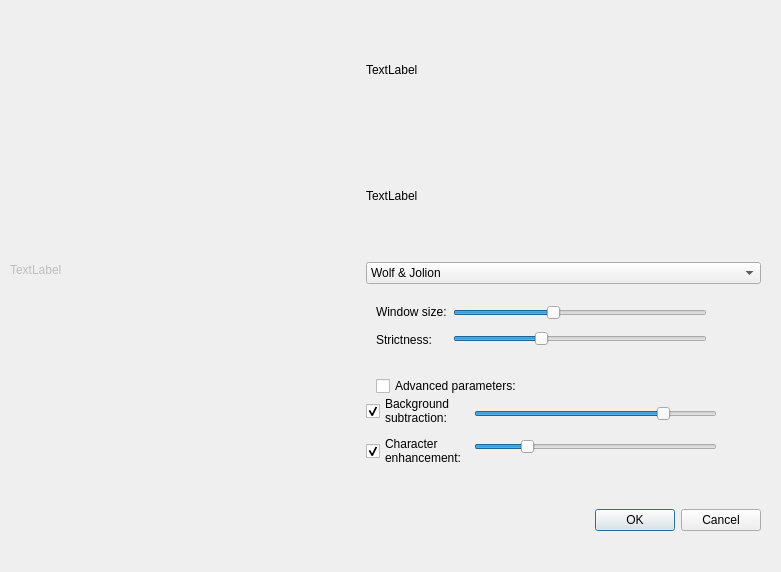
<?xml version="1.0" encoding="UTF-8"?>
<ui version="4.0">
 <class>BinarizationDialog</class>
 <widget class="QDialog" name="BinarizationDialog">
  <property name="geometry">
   <rect>
    <x>0</x>
    <y>0</y>
    <width>781</width>
    <height>572</height>
   </rect>
  </property>
  <property name="windowTitle">
   <string>Binarization</string>
  </property>
  <widget class="QWidget" name="layoutWidget">
   <property name="geometry">
    <rect>
     <x>10</x>
     <y>10</y>
     <width>751</width>
     <height>521</height>
    </rect>
   </property>
   <layout class="QHBoxLayout" name="horizontalLayout_4">
    <item>
     <widget class="QLabel" name="originalLabel">
      <property name="enabled">
       <bool>false</bool>
      </property>
      <property name="minimumSize">
       <size>
        <width>350</width>
        <height>300</height>
       </size>
      </property>
      <property name="maximumSize">
       <size>
        <width>350</width>
        <height>450</height>
       </size>
      </property>
      <property name="cursor">
       <cursorShape>CrossCursor</cursorShape>
      </property>
      <property name="text">
       <string>TextLabel</string>
      </property>
     </widget>
    </item>
    <item>
     <layout class="QVBoxLayout" name="verticalLayout_7">
      <item>
       <widget class="QLabel" name="originalLabelPart">
        <property name="minimumSize">
         <size>
          <width>350</width>
          <height>120</height>
         </size>
        </property>
        <property name="maximumSize">
         <size>
          <width>350</width>
          <height>120</height>
         </size>
        </property>
        <property name="text">
         <string>TextLabel</string>
        </property>
       </widget>
      </item>
      <item>
       <widget class="QLabel" name="binarizedLabel">
        <property name="minimumSize">
         <size>
          <width>350</width>
          <height>120</height>
         </size>
        </property>
        <property name="maximumSize">
         <size>
          <width>350</width>
          <height>120</height>
         </size>
        </property>
        <property name="text">
         <string>TextLabel</string>
        </property>
       </widget>
      </item>
      <item>
       <layout class="QVBoxLayout" name="verticalLayout_6">
        <item>
         <widget class="QComboBox" name="comboBox">
          <item>
           <property name="text">
            <string>Wolf &amp; Jolion</string>
           </property>
          </item>
          <item>
           <property name="text">
            <string>Sauvola</string>
           </property>
          </item>
          <item>
           <property name="text">
            <string>Otsu</string>
           </property>
          </item>
         </widget>
        </item>
        <item>
         <widget class="QWidget" name="local_widget" native="true">
          <property name="maximumSize">
           <size>
            <width>16777215</width>
            <height>70</height>
           </size>
          </property>
          <widget class="QWidget" name="layoutWidget2">
           <property name="geometry">
            <rect>
             <x>10</x>
             <y>10</y>
             <width>331</width>
             <height>51</height>
            </rect>
           </property>
           <layout class="QHBoxLayout" name="horizontalLayout">
            <item>
             <layout class="QVBoxLayout" name="verticalLayout_2">
              <item>
               <widget class="QLabel" name="label_window">
                <property name="enabled">
                 <bool>true</bool>
                </property>
                <property name="text">
                 <string>Window size:</string>
                </property>
               </widget>
              </item>
              <item>
               <widget class="QLabel" name="label_kernel">
                <property name="enabled">
                 <bool>true</bool>
                </property>
                <property name="text">
                 <string>Strictness:</string>
                </property>
               </widget>
              </item>
             </layout>
            </item>
            <item>
             <layout class="QVBoxLayout" name="verticalLayout">
              <item>
               <widget class="QSlider" name="windowSlider">
                <property name="enabled">
                 <bool>true</bool>
                </property>
                <property name="minimum">
                 <number>2</number>
                </property>
                <property name="maximum">
                 <number>100</number>
                </property>
                <property name="singleStep">
                 <number>2</number>
                </property>
                <property name="value">
                 <number>40</number>
                </property>
                <property name="orientation">
                 <enum>Qt::Horizontal</enum>
                </property>
               </widget>
              </item>
              <item>
               <widget class="QSlider" name="kernelSlider">
                <property name="enabled">
                 <bool>true</bool>
                </property>
                <property name="maximum">
                 <number>100</number>
                </property>
                <property name="value">
                 <number>34</number>
                </property>
                <property name="orientation">
                 <enum>Qt::Horizontal</enum>
                </property>
               </widget>
              </item>
             </layout>
            </item>
           </layout>
          </widget>
         </widget>
        </item>
        <item>
         <widget class="QWidget" name="widget" native="true">
          <property name="maximumSize">
           <size>
            <width>16777215</width>
            <height>1000</height>
           </size>
          </property>
          <widget class="QCheckBox" name="checkBox_advanced">
           <property name="enabled">
            <bool>true</bool>
           </property>
           <property name="geometry">
            <rect>
             <x>10</x>
             <y>10</y>
             <width>201</width>
             <height>20</height>
            </rect>
           </property>
           <property name="text">
            <string>Advanced parameters:</string>
           </property>
           <property name="checked">
            <bool>false</bool>
           </property>
          </widget>
          <widget class="QWidget" name="advanced_widget" native="true">
           <property name="geometry">
            <rect>
             <x>0</x>
             <y>20</y>
             <width>351</width>
             <height>91</height>
            </rect>
           </property>
           <layout class="QVBoxLayout" name="verticalLayout_10">
            <item>
             <layout class="QHBoxLayout" name="horizontalLayout_5">
              <item>
               <layout class="QVBoxLayout" name="verticalLayout_9">
                <item>
                 <widget class="QCheckBox" name="checkBox_background">
                  <property name="text">
                   <string>Background 
subtraction:</string>
                  </property>
                  <property name="checked">
                   <bool>true</bool>
                  </property>
                 </widget>
                </item>
                <item>
                 <widget class="QCheckBox" name="checkBox_enhancement">
                  <property name="text">
                   <string>Character 
enhancement:</string>
                  </property>
                  <property name="checked">
                   <bool>true</bool>
                  </property>
                 </widget>
                </item>
               </layout>
              </item>
              <item>
               <layout class="QVBoxLayout" name="verticalLayout_8">
                <item>
                 <widget class="QSlider" name="backgroundSilder">
                  <property name="minimum">
                   <number>0</number>
                  </property>
                  <property name="maximum">
                   <number>60</number>
                  </property>
                  <property name="value">
                   <number>48</number>
                  </property>
                  <property name="orientation">
                   <enum>Qt::Horizontal</enum>
                  </property>
                  <property name="invertedAppearance">
                   <bool>false</bool>
                  </property>
                  <property name="invertedControls">
                   <bool>false</bool>
                  </property>
                 </widget>
                </item>
                <item>
                 <widget class="QSlider" name="enhancementSlider">
                  <property name="minimum">
                   <number>50</number>
                  </property>
                  <property name="maximum">
                   <number>150</number>
                  </property>
                  <property name="singleStep">
                   <number>10</number>
                  </property>
                  <property name="value">
                   <number>70</number>
                  </property>
                  <property name="orientation">
                   <enum>Qt::Horizontal</enum>
                  </property>
                  <property name="invertedAppearance">
                   <bool>false</bool>
                  </property>
                  <property name="invertedControls">
                   <bool>true</bool>
                  </property>
                 </widget>
                </item>
               </layout>
              </item>
             </layout>
            </item>
           </layout>
          </widget>
         </widget>
        </item>
        <item>
         <widget class="QDialogButtonBox" name="buttonBox">
          <property name="orientation">
           <enum>Qt::Horizontal</enum>
          </property>
          <property name="standardButtons">
           <set>QDialogButtonBox::Cancel|QDialogButtonBox::Ok</set>
          </property>
          <property name="centerButtons">
           <bool>false</bool>
          </property>
         </widget>
        </item>
       </layout>
      </item>
     </layout>
    </item>
   </layout>
  </widget>
 </widget>
 <resources/>
 <connections>
  <connection>
   <sender>buttonBox</sender>
   <signal>accepted()</signal>
   <receiver>BinarizationDialog</receiver>
   <slot>accept()</slot>
   <hints>
    <hint type="sourcelabel">
     <x>248</x>
     <y>254</y>
    </hint>
    <hint type="destinationlabel">
     <x>157</x>
     <y>274</y>
    </hint>
   </hints>
  </connection>
  <connection>
   <sender>buttonBox</sender>
   <signal>rejected()</signal>
   <receiver>BinarizationDialog</receiver>
   <slot>reject()</slot>
   <hints>
    <hint type="sourcelabel">
     <x>316</x>
     <y>260</y>
    </hint>
    <hint type="destinationlabel">
     <x>286</x>
     <y>274</y>
    </hint>
   </hints>
  </connection>
 </connections>
</ui>
